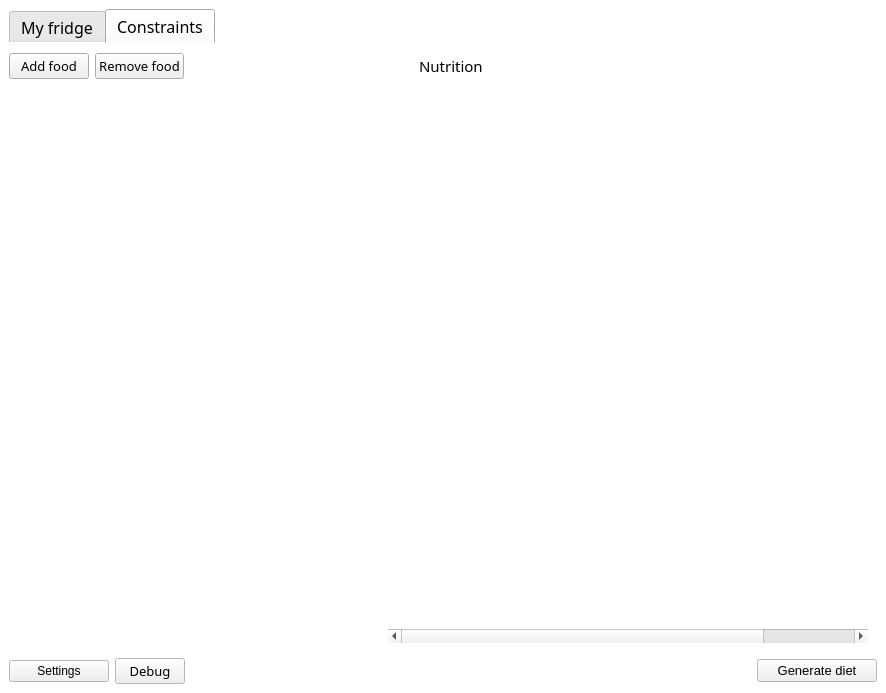
<?xml version="1.0" encoding="UTF-8"?>
<ui version="4.0">
 <class>MainWindow</class>
 <widget class="QMainWindow" name="MainWindow">
  <property name="geometry">
   <rect>
    <x>0</x>
    <y>0</y>
    <width>886</width>
    <height>693</height>
   </rect>
  </property>
  <property name="palette">
   <palette>
    <active>
     <colorrole role="Window">
      <brush brushstyle="SolidPattern">
       <color alpha="255">
        <red>255</red>
        <green>255</green>
        <blue>255</blue>
       </color>
      </brush>
     </colorrole>
    </active>
    <inactive>
     <colorrole role="Window">
      <brush brushstyle="SolidPattern">
       <color alpha="255">
        <red>255</red>
        <green>255</green>
        <blue>255</blue>
       </color>
      </brush>
     </colorrole>
    </inactive>
    <disabled>
     <colorrole role="Window">
      <brush brushstyle="SolidPattern">
       <color alpha="255">
        <red>255</red>
        <green>255</green>
        <blue>255</blue>
       </color>
      </brush>
     </colorrole>
    </disabled>
   </palette>
  </property>
  <property name="font">
   <font>
    <family>Segoe UI</family>
    <italic>false</italic>
   </font>
  </property>
  <property name="focusPolicy">
   <enum>Qt::StrongFocus</enum>
  </property>
  <property name="windowTitle">
   <string>Spartan</string>
  </property>
  <property name="windowIcon">
   <iconset>
    <normaloff>images/icon_trimmed.png</normaloff>images/icon_trimmed.png</iconset>
  </property>
  <property name="autoFillBackground">
   <bool>true</bool>
  </property>
  <property name="toolButtonStyle">
   <enum>Qt::ToolButtonIconOnly</enum>
  </property>
  <property name="tabShape">
   <enum>QTabWidget::Rounded</enum>
  </property>
  <widget class="QWidget" name="centralwidget">
   <property name="autoFillBackground">
    <bool>true</bool>
   </property>
   <layout class="QGridLayout" name="gridLayout_2">
    <item row="1" column="1">
     <widget class="QPushButton" name="pushButton">
      <property name="maximumSize">
       <size>
        <width>100</width>
        <height>16777215</height>
       </size>
      </property>
      <property name="text">
       <string>Settings</string>
      </property>
      <property name="icon">
       <iconset>
        <normaloff>images/settings.svg</normaloff>images/settings.svg</iconset>
      </property>
      <property name="iconSize">
       <size>
        <width>20</width>
        <height>20</height>
       </size>
      </property>
      <property name="shortcut">
       <string>F9</string>
      </property>
     </widget>
    </item>
    <item row="1" column="5">
     <widget class="QPushButton" name="optimize_btn">
      <property name="maximumSize">
       <size>
        <width>120</width>
        <height>16777215</height>
       </size>
      </property>
      <property name="font">
       <font>
        <family>Segoe UI</family>
        <pointsize>10</pointsize>
        <weight>50</weight>
        <bold>false</bold>
       </font>
      </property>
      <property name="toolTip">
       <string>&lt;p style='white-space:pre'&gt;Generate optimum diet (F5)&lt;/p&gt;</string>
      </property>
      <property name="styleSheet">
       <string notr="true"/>
      </property>
      <property name="text">
       <string>Generate diet</string>
      </property>
      <property name="icon">
       <iconset>
        <normaloff>images/diet_btn.png</normaloff>images/diet_btn.png</iconset>
      </property>
      <property name="iconSize">
       <size>
        <width>20</width>
        <height>20</height>
       </size>
      </property>
      <property name="shortcut">
       <string>F5</string>
      </property>
     </widget>
    </item>
    <item row="0" column="1" colspan="5">
     <widget class="QTabWidget" name="tabWidget">
      <property name="font">
       <font>
        <family>Segoe UI Semilight</family>
        <pointsize>12</pointsize>
       </font>
      </property>
      <property name="styleSheet">
       <string notr="true">QTabWidget::pane { border: 0; }</string>
      </property>
      <property name="currentIndex">
       <number>1</number>
      </property>
      <property name="iconSize">
       <size>
        <width>20</width>
        <height>20</height>
       </size>
      </property>
      <property name="documentMode">
       <bool>false</bool>
      </property>
      <property name="tabBarAutoHide">
       <bool>false</bool>
      </property>
      <widget class="QWidget" name="tab">
       <property name="styleSheet">
        <string notr="true"/>
       </property>
       <attribute name="icon">
        <iconset>
         <normaloff>images/fridge.png</normaloff>images/fridge.png</iconset>
       </attribute>
       <attribute name="title">
        <string>My fridge</string>
       </attribute>
       <layout class="QGridLayout" name="gridLayout">
        <property name="leftMargin">
         <number>0</number>
        </property>
        <item row="0" column="0">
         <widget class="QPushButton" name="add_foods_btn">
          <property name="enabled">
           <bool>true</bool>
          </property>
          <property name="sizePolicy">
           <sizepolicy hsizetype="Fixed" vsizetype="Fixed">
            <horstretch>0</horstretch>
            <verstretch>0</verstretch>
           </sizepolicy>
          </property>
          <property name="font">
           <font>
            <family>Segoe UI Semilight</family>
            <pointsize>10</pointsize>
           </font>
          </property>
          <property name="styleSheet">
           <string notr="true"/>
          </property>
          <property name="text">
           <string>Add food</string>
          </property>
          <property name="icon">
           <iconset>
            <normaloff>images/add.png</normaloff>images/add.png</iconset>
          </property>
          <property name="shortcut">
           <string>Ctrl+F</string>
          </property>
         </widget>
        </item>
        <item row="0" column="1">
         <widget class="QPushButton" name="remove_btn">
          <property name="enabled">
           <bool>true</bool>
          </property>
          <property name="font">
           <font>
            <family>Segoe UI Semilight</family>
            <pointsize>10</pointsize>
           </font>
          </property>
          <property name="toolTip">
           <string>&lt;p style='white-space:pre'&gt;Remove selected food (delete)&lt;/p&gt;</string>
          </property>
          <property name="text">
           <string>Remove food</string>
          </property>
          <property name="icon">
           <iconset>
            <normaloff>images/minus.svg</normaloff>images/minus.svg</iconset>
          </property>
         </widget>
        </item>
        <item row="0" column="2">
         <spacer name="horizontalSpacer_2">
          <property name="orientation">
           <enum>Qt::Horizontal</enum>
          </property>
          <property name="sizeHint" stdset="0">
           <size>
            <width>177</width>
            <height>20</height>
           </size>
          </property>
         </spacer>
        </item>
        <item row="0" column="3">
         <widget class="QLabel" name="label">
          <property name="maximumSize">
           <size>
            <width>25</width>
            <height>25</height>
           </size>
          </property>
          <property name="text">
           <string/>
          </property>
          <property name="pixmap">
           <pixmap>images/nutrition.png</pixmap>
          </property>
          <property name="scaledContents">
           <bool>true</bool>
          </property>
         </widget>
        </item>
        <item row="0" column="4">
         <widget class="QLabel" name="label_8">
          <property name="font">
           <font>
            <family>Segoe UI Semilight</family>
            <pointsize>11</pointsize>
            <italic>false</italic>
           </font>
          </property>
          <property name="autoFillBackground">
           <bool>false</bool>
          </property>
          <property name="text">
           <string>Nutrition</string>
          </property>
         </widget>
        </item>
        <item row="1" column="3" colspan="2">
         <widget class="QDeselectableTableWidget" name="nutrition_table">
          <property name="sizePolicy">
           <sizepolicy hsizetype="Fixed" vsizetype="Expanding">
            <horstretch>0</horstretch>
            <verstretch>0</verstretch>
           </sizepolicy>
          </property>
          <property name="minimumSize">
           <size>
            <width>480</width>
            <height>0</height>
           </size>
          </property>
          <property name="palette">
           <palette>
            <active>
             <colorrole role="Highlight">
              <brush brushstyle="SolidPattern">
               <color alpha="255">
                <red>218</red>
                <green>236</green>
                <blue>249</blue>
               </color>
              </brush>
             </colorrole>
             <colorrole role="HighlightedText">
              <brush brushstyle="SolidPattern">
               <color alpha="255">
                <red>0</red>
                <green>0</green>
                <blue>0</blue>
               </color>
              </brush>
             </colorrole>
            </active>
            <inactive>
             <colorrole role="Highlight">
              <brush brushstyle="SolidPattern">
               <color alpha="255">
                <red>218</red>
                <green>236</green>
                <blue>249</blue>
               </color>
              </brush>
             </colorrole>
             <colorrole role="HighlightedText">
              <brush brushstyle="SolidPattern">
               <color alpha="255">
                <red>0</red>
                <green>0</green>
                <blue>0</blue>
               </color>
              </brush>
             </colorrole>
            </inactive>
            <disabled>
             <colorrole role="Highlight">
              <brush brushstyle="SolidPattern">
               <color alpha="255">
                <red>0</red>
                <green>120</green>
                <blue>215</blue>
               </color>
              </brush>
             </colorrole>
             <colorrole role="HighlightedText">
              <brush brushstyle="SolidPattern">
               <color alpha="255">
                <red>0</red>
                <green>0</green>
                <blue>0</blue>
               </color>
              </brush>
             </colorrole>
            </disabled>
           </palette>
          </property>
          <property name="font">
           <font>
            <family>Segoe UI</family>
            <pointsize>10</pointsize>
           </font>
          </property>
          <property name="focusPolicy">
           <enum>Qt::NoFocus</enum>
          </property>
          <property name="autoFillBackground">
           <bool>false</bool>
          </property>
          <property name="styleSheet">
           <string notr="true">QHeaderView::section{
	background-color: white;
	border: 0px;
}</string>
          </property>
          <property name="frameShape">
           <enum>QFrame::NoFrame</enum>
          </property>
          <property name="alternatingRowColors">
           <bool>false</bool>
          </property>
          <property name="selectionMode">
           <enum>QAbstractItemView::NoSelection</enum>
          </property>
          <property name="selectionBehavior">
           <enum>QAbstractItemView::SelectRows</enum>
          </property>
          <property name="showGrid">
           <bool>false</bool>
          </property>
          <property name="columnCount">
           <number>5</number>
          </property>
          <attribute name="horizontalHeaderVisible">
           <bool>false</bool>
          </attribute>
          <attribute name="horizontalHeaderCascadingSectionResizes">
           <bool>false</bool>
          </attribute>
          <attribute name="horizontalHeaderStretchLastSection">
           <bool>false</bool>
          </attribute>
          <attribute name="verticalHeaderVisible">
           <bool>false</bool>
          </attribute>
          <attribute name="verticalHeaderStretchLastSection">
           <bool>false</bool>
          </attribute>
          <column/>
          <column/>
          <column/>
          <column/>
          <column/>
         </widget>
        </item>
        <item row="1" column="0" colspan="3">
         <widget class="QTableView" name="fridge_view">
          <property name="styleSheet">
           <string notr="true">QHeaderView::section{
	background-color: white;
	border: 0px;
}</string>
          </property>
          <property name="frameShape">
           <enum>QFrame::NoFrame</enum>
          </property>
          <property name="showGrid">
           <bool>false</bool>
          </property>
         </widget>
        </item>
       </layout>
      </widget>
      <widget class="QWidget" name="tab_2">
       <attribute name="icon">
        <iconset>
         <normaloff>images/balance.png</normaloff>images/balance.png</iconset>
       </attribute>
       <attribute name="title">
        <string>Constraints</string>
       </attribute>
       <layout class="QGridLayout" name="gridLayout_3">
        <property name="leftMargin">
         <number>0</number>
        </property>
        <item row="0" column="0">
         <widget class="QPushButton" name="add_foods_btn_2">
          <property name="enabled">
           <bool>true</bool>
          </property>
          <property name="sizePolicy">
           <sizepolicy hsizetype="Fixed" vsizetype="Fixed">
            <horstretch>0</horstretch>
            <verstretch>0</verstretch>
           </sizepolicy>
          </property>
          <property name="font">
           <font>
            <family>Segoe UI Semilight</family>
            <pointsize>10</pointsize>
           </font>
          </property>
          <property name="styleSheet">
           <string notr="true"/>
          </property>
          <property name="text">
           <string>Add food</string>
          </property>
          <property name="icon">
           <iconset>
            <normaloff>images/add.png</normaloff>images/add.png</iconset>
          </property>
          <property name="shortcut">
           <string>Ctrl+F</string>
          </property>
         </widget>
        </item>
        <item row="0" column="1">
         <widget class="QPushButton" name="remove_btn_2">
          <property name="enabled">
           <bool>true</bool>
          </property>
          <property name="font">
           <font>
            <family>Segoe UI Semilight</family>
            <pointsize>10</pointsize>
           </font>
          </property>
          <property name="toolTip">
           <string>&lt;p style='white-space:pre'&gt;Remove selected food (delete)&lt;/p&gt;</string>
          </property>
          <property name="text">
           <string>Remove food</string>
          </property>
          <property name="icon">
           <iconset>
            <normaloff>images/minus.svg</normaloff>images/minus.svg</iconset>
          </property>
         </widget>
        </item>
        <item row="0" column="2">
         <spacer name="horizontalSpacer_4">
          <property name="orientation">
           <enum>Qt::Horizontal</enum>
          </property>
          <property name="sizeHint" stdset="0">
           <size>
            <width>177</width>
            <height>20</height>
           </size>
          </property>
         </spacer>
        </item>
        <item row="0" column="3">
         <widget class="QLabel" name="label_2">
          <property name="maximumSize">
           <size>
            <width>25</width>
            <height>25</height>
           </size>
          </property>
          <property name="text">
           <string/>
          </property>
          <property name="pixmap">
           <pixmap>images/nutrition.png</pixmap>
          </property>
          <property name="scaledContents">
           <bool>true</bool>
          </property>
         </widget>
        </item>
        <item row="0" column="4">
         <widget class="QLabel" name="label_9">
          <property name="font">
           <font>
            <family>Segoe UI Semilight</family>
            <pointsize>11</pointsize>
            <italic>false</italic>
           </font>
          </property>
          <property name="autoFillBackground">
           <bool>false</bool>
          </property>
          <property name="text">
           <string>Nutrition</string>
          </property>
         </widget>
        </item>
        <item row="1" column="0" colspan="3">
         <widget class="QTableView" name="constraints_view">
          <property name="styleSheet">
           <string notr="true">QHeaderView::section{
	background-color: white;
	border: 0px;
}</string>
          </property>
          <property name="frameShape">
           <enum>QFrame::NoFrame</enum>
          </property>
          <property name="showGrid">
           <bool>false</bool>
          </property>
         </widget>
        </item>
        <item row="1" column="3" colspan="2">
         <widget class="QDeselectableTableWidget" name="nutrition_table_2">
          <property name="sizePolicy">
           <sizepolicy hsizetype="Fixed" vsizetype="Expanding">
            <horstretch>0</horstretch>
            <verstretch>0</verstretch>
           </sizepolicy>
          </property>
          <property name="minimumSize">
           <size>
            <width>480</width>
            <height>0</height>
           </size>
          </property>
          <property name="palette">
           <palette>
            <active>
             <colorrole role="Highlight">
              <brush brushstyle="SolidPattern">
               <color alpha="255">
                <red>218</red>
                <green>236</green>
                <blue>249</blue>
               </color>
              </brush>
             </colorrole>
             <colorrole role="HighlightedText">
              <brush brushstyle="SolidPattern">
               <color alpha="255">
                <red>0</red>
                <green>0</green>
                <blue>0</blue>
               </color>
              </brush>
             </colorrole>
            </active>
            <inactive>
             <colorrole role="Highlight">
              <brush brushstyle="SolidPattern">
               <color alpha="255">
                <red>218</red>
                <green>236</green>
                <blue>249</blue>
               </color>
              </brush>
             </colorrole>
             <colorrole role="HighlightedText">
              <brush brushstyle="SolidPattern">
               <color alpha="255">
                <red>0</red>
                <green>0</green>
                <blue>0</blue>
               </color>
              </brush>
             </colorrole>
            </inactive>
            <disabled>
             <colorrole role="Highlight">
              <brush brushstyle="SolidPattern">
               <color alpha="255">
                <red>0</red>
                <green>120</green>
                <blue>215</blue>
               </color>
              </brush>
             </colorrole>
             <colorrole role="HighlightedText">
              <brush brushstyle="SolidPattern">
               <color alpha="255">
                <red>0</red>
                <green>0</green>
                <blue>0</blue>
               </color>
              </brush>
             </colorrole>
            </disabled>
           </palette>
          </property>
          <property name="font">
           <font>
            <family>Segoe UI</family>
            <pointsize>10</pointsize>
           </font>
          </property>
          <property name="focusPolicy">
           <enum>Qt::NoFocus</enum>
          </property>
          <property name="autoFillBackground">
           <bool>false</bool>
          </property>
          <property name="styleSheet">
           <string notr="true">QHeaderView::section{
	background-color: white;
	border: 0px;
}</string>
          </property>
          <property name="frameShape">
           <enum>QFrame::NoFrame</enum>
          </property>
          <property name="alternatingRowColors">
           <bool>false</bool>
          </property>
          <property name="selectionMode">
           <enum>QAbstractItemView::NoSelection</enum>
          </property>
          <property name="selectionBehavior">
           <enum>QAbstractItemView::SelectRows</enum>
          </property>
          <property name="showGrid">
           <bool>false</bool>
          </property>
          <property name="columnCount">
           <number>5</number>
          </property>
          <attribute name="horizontalHeaderVisible">
           <bool>false</bool>
          </attribute>
          <attribute name="horizontalHeaderCascadingSectionResizes">
           <bool>false</bool>
          </attribute>
          <attribute name="horizontalHeaderStretchLastSection">
           <bool>false</bool>
          </attribute>
          <attribute name="verticalHeaderVisible">
           <bool>false</bool>
          </attribute>
          <attribute name="verticalHeaderStretchLastSection">
           <bool>false</bool>
          </attribute>
          <column/>
          <column/>
          <column/>
          <column/>
          <column/>
         </widget>
        </item>
       </layout>
      </widget>
     </widget>
    </item>
    <item row="1" column="2">
     <widget class="QPushButton" name="debug_btn">
      <property name="sizePolicy">
       <sizepolicy hsizetype="Expanding" vsizetype="Fixed">
        <horstretch>0</horstretch>
        <verstretch>0</verstretch>
       </sizepolicy>
      </property>
      <property name="maximumSize">
       <size>
        <width>70</width>
        <height>16777215</height>
       </size>
      </property>
      <property name="font">
       <font>
        <family>Segoe UI Semilight</family>
        <pointsize>10</pointsize>
       </font>
      </property>
      <property name="text">
       <string>Debug</string>
      </property>
      <property name="shortcut">
       <string>Ctrl+S</string>
      </property>
     </widget>
    </item>
   </layout>
  </widget>
  <action name="actionSettings">
   <property name="text">
    <string>Settings</string>
   </property>
  </action>
  <action name="actionSettings_2">
   <property name="text">
    <string>Settings</string>
   </property>
  </action>
  <action name="actionSettings_3">
   <property name="text">
    <string>Settings</string>
   </property>
  </action>
 </widget>
 <customwidgets>
  <customwidget>
   <class>QDeselectableTableWidget</class>
   <extends>QTableWidget</extends>
   <header>qdeselectable_table_widget.h</header>
  </customwidget>
 </customwidgets>
 <resources/>
 <connections/>
</ui>
